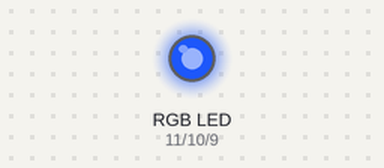
A sketch run on a simulated Arduino Uno, built with avr-gcc and run on an emulated ATmega328P. Parts: an RGB LED mixed from three pins (HIGH = lit).

Above: at 0.05 s.
At 10.0 s:
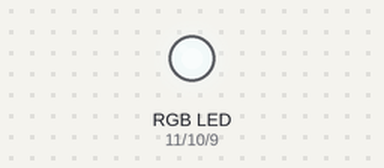
Timing chart, 0 to 13.0 s (numbered marks = the images above):
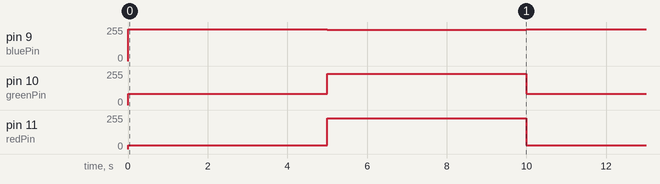

The sketch:

sketch_jun27a.ino
```cpp
int redPin = 11;
int greenPin = 10;
int bluePin = 9;


void setup()
{
  pinMode(redPin,OUTPUT);
  pinMode(greenPin,OUTPUT);
  pinMode(bluePin,OUTPUT);

}

void loop(){
  setColor(227,172,18);//红色
  delay(5000);

  setColor(26,19,19);
  delay(5000);
}


void setColor(int red,int green, int blue){
  analogWrite(redPin,255-red);
  analogWrite(greenPin,255-green);
  analogWrite(bluePin,255-blue);


}
```

Measured:
- by itself, pin 9 (bluePin): alternates 237/255 for 5.0 s and 236/255 for 5.0 s
- by itself, pin 10 (greenPin): alternates 236/255 for 5.0 s and 83/255 for 5.0 s
- by itself, pin 11 (redPin): alternates 229/255 for 5.0 s and 28/255 for 5.0 s
